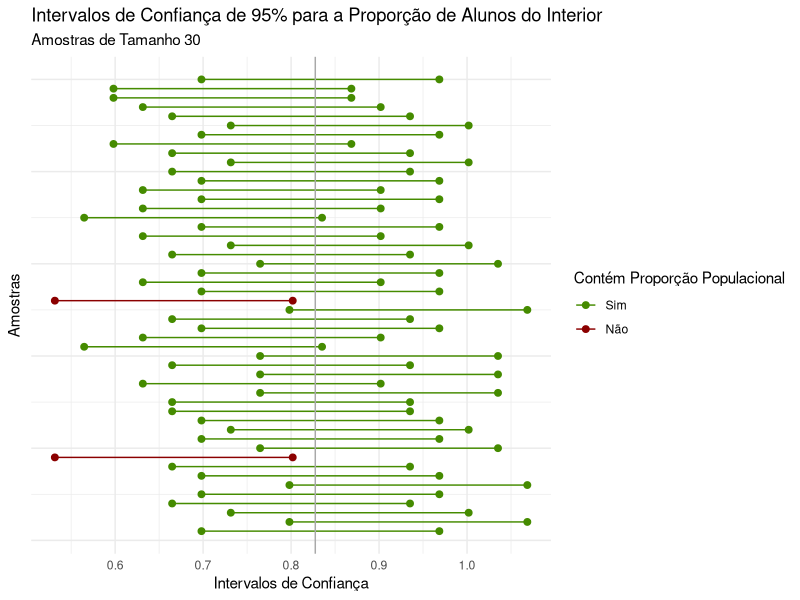
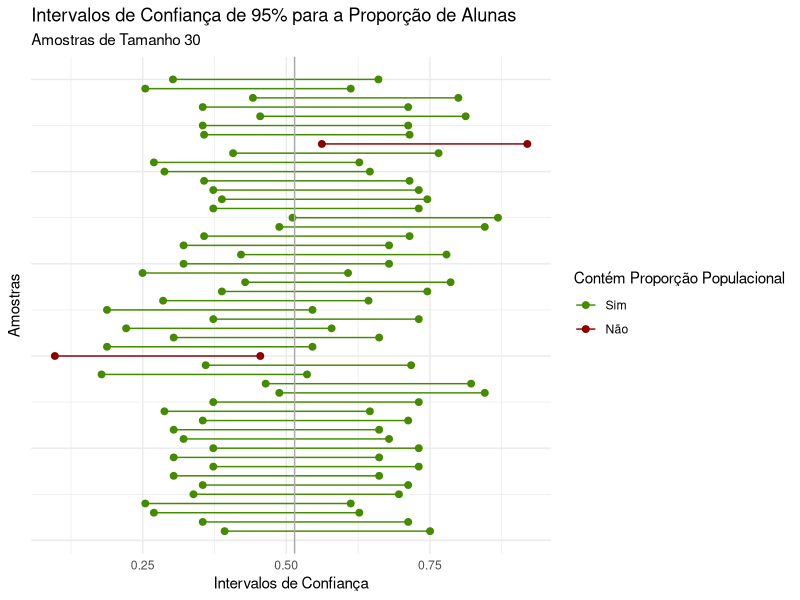
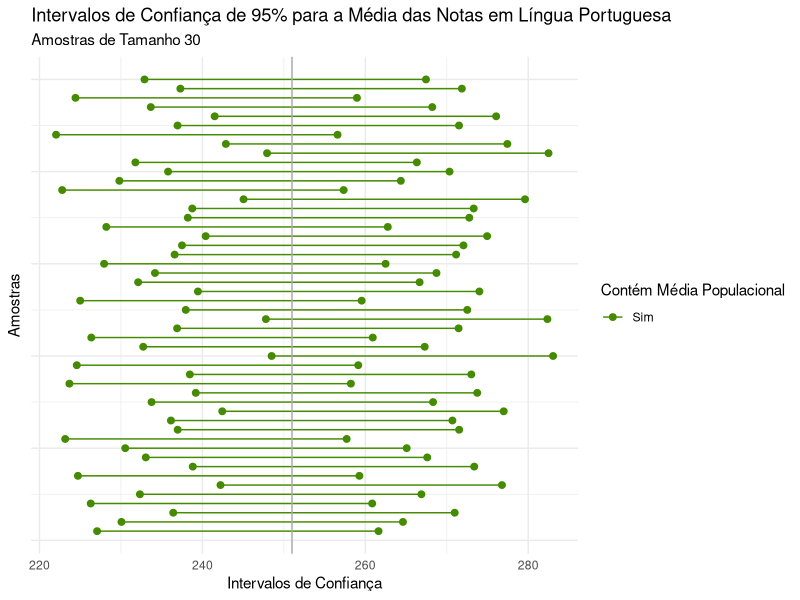
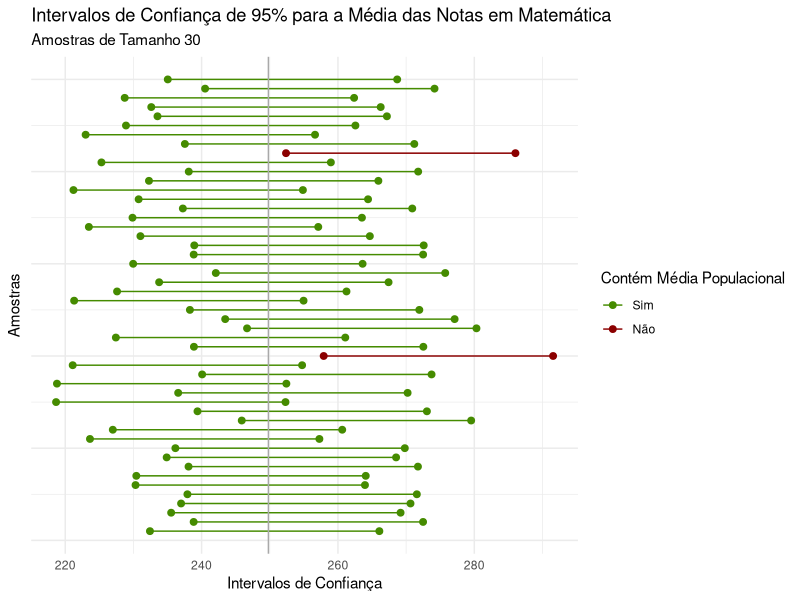
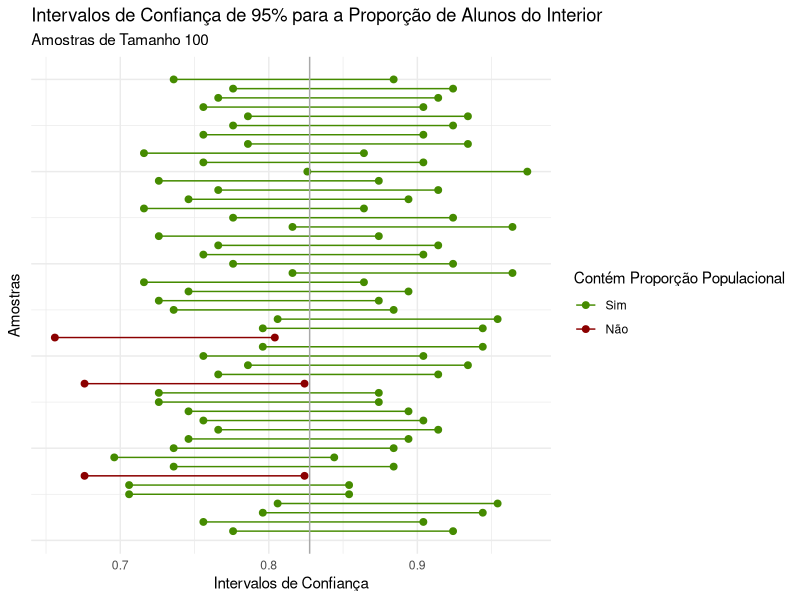
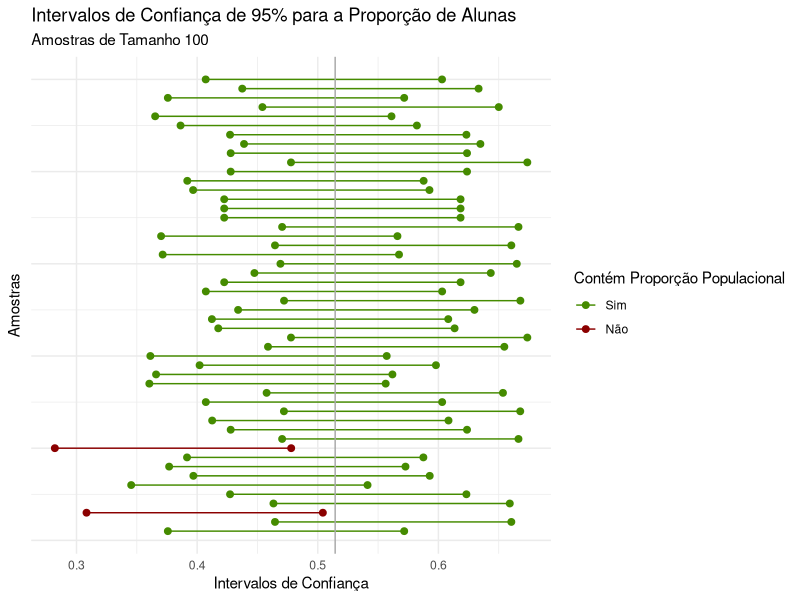
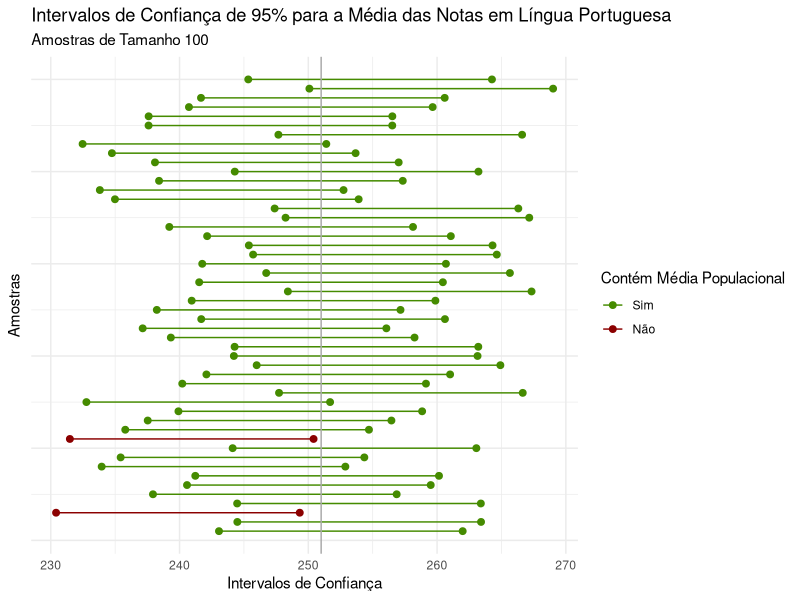
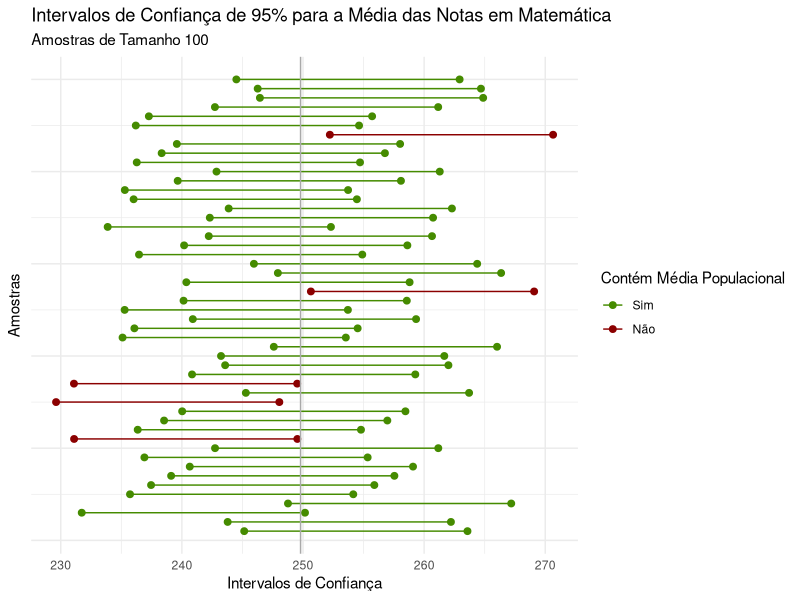

The R source for these figures, in order:
## ---- chunk 1
knitr::opts_chunk$set(echo = TRUE)
## ---- chunk 2
#Importando o arquivo de dados
setwd("~/Me2/atividade_2")
saeb <- read.csv("saeb.csv", encoding="UTF-8")
## ---- chunk 3
#Carregando bibliotecas
library(dplyr)
library(ggplot2)
## ---- chunk 4
#Extraindo 50 amostras de tamanho 30
set.seed(0)
amostras_30 <- list()
for (i in 1:50){
  amostras_30[[i]] <- saeb[sample(2000, 30), ]
}
## ---- chunk 5
#Extraindo 50 amostras de tamanho 100
set.seed(100)
amostras_100 <- list()
for (i in 1:50){
  amostras_100[[i]] <- saeb[sample(2000, 100), ]
}
## ---- chunk 6
#Olhando para os parâmetros
table(saeb$AREA)
p_interior <- 1655/2000
print(p_interior)

table(saeb$SEXO)
p_alunas <- 999/1942
print(p_alunas)

media_pt <- mean(saeb$NOTA_LP)
dp_pt <- sd(saeb$NOTA_LP)
print(media_pt)
print(dp_pt)

media_mat <- mean(saeb$NOTA_MT)
dp_mat <- sd(saeb$NOTA_MT)
print(media_mat)
print(dp_mat)
## ---- chunk 7
#Calculando estimadores pontuais para as amostras de tamanho 30
lista_p_interior_30 <- list()
for (i in 1:50){
  prop <- prop.table(table(amostras_30[[i]]$AREA))
  lista_p_interior_30[[i]] <- prop[2]
}

lista_p_alunas_30 <- list()
for (i in 1:50){
  prop <- prop.table(table(amostras_30[[i]]$SEXO))
  lista_p_alunas_30[[i]] <- prop[1]
}

lista_media_pt_30 <- list()
for (i in 1:50){
  lista_media_pt_30[[i]] <- mean(amostras_30[[i]]$NOTA_LP)
}

lista_media_mat_30 <- list()
for (i in 1:50){
  lista_media_mat_30[[i]] <- mean(amostras_30[[i]]$NOTA_MT)
}
## ---- chunk 8
#Montando IC's para a proporção de alunos do interior nas amostras de tamanho 30
z <- 1.96
l_p_interior_30 <- list()
for (i in 1:50){
  l_p_interior_30[[i]] <- lista_p_interior_30[[i]] - z*sqrt(p_interior*(1-p_interior)/30)
}
u_p_interior_30 <- list()
for (i in 1:50){
  u_p_interior_30[[i]] <- lista_p_interior_30[[i]] + z*sqrt(p_interior*(1-p_interior)/30)
}
ic_p_interior_30 <- data.frame(prop=as.numeric(lista_p_interior_30), l=as.numeric(l_p_interior_30), 
                               u=as.numeric(u_p_interior_30))
ic_p_interior_30 <- ic_p_interior_30%>%
  mutate(contem=ifelse(l<p_interior & u>p_interior, "Sim", "Não"))

## ---- chunk 9
#Montando IC's para a proporção de alunas nas amostras de tamanho 30
l_p_alunas_30 <- list()
for (i in 1:50){
  l_p_alunas_30[[i]] <- lista_p_alunas_30[[i]] - z*sqrt(p_alunas*(1-p_alunas)/30)
}
u_p_alunas_30 <- list()
for (i in 1:50){
  u_p_alunas_30[[i]] <- lista_p_alunas_30[[i]] + z*sqrt(p_alunas*(1-p_alunas)/30)
}
ic_p_alunas_30 <- data.frame(prop=as.numeric(lista_p_alunas_30), l=as.numeric(l_p_alunas_30), 
                               u=as.numeric(u_p_alunas_30))
ic_p_alunas_30 <- ic_p_alunas_30%>%
  mutate(contem=ifelse(l<p_alunas & u>p_alunas, "Sim", "Não"))
## ---- chunk 10
#Montando IC's para a média das notas de português nas amostras de tamanho 30
l_media_pt_30 <- list()
for (i in 1:50){
  l_media_pt_30[[i]] <- lista_media_pt_30[[i]] - z*dp_pt/sqrt(30)
}
u_media_pt_30 <- list()
for (i in 1:50){
  u_media_pt_30[[i]] <- lista_media_pt_30[[i]] + z*dp_pt/sqrt(30)
}
ic_media_pt_30 <- data.frame(prop=as.numeric(lista_media_pt_30), l=as.numeric(l_media_pt_30), 
                               u=as.numeric(u_media_pt_30))
ic_media_pt_30 <- ic_media_pt_30%>%
  mutate(contem=ifelse(l<media_pt & u>media_pt, "Sim", "Não"))
## ---- chunk 11
#Montando IC's para a média das notas de matemática nas amostras de tamanho 30
l_media_mat_30 <- list()
for (i in 1:50){
  l_media_mat_30[[i]] <- lista_media_mat_30[[i]] - z*dp_mat/sqrt(30)
}
u_media_mat_30 <- list()
for (i in 1:50){
  u_media_mat_30[[i]] <- lista_media_mat_30[[i]] + z*dp_mat/sqrt(30)
}
ic_media_mat_30 <- data.frame(prop=as.numeric(lista_media_mat_30), l=as.numeric(l_media_mat_30), 
                             u=as.numeric(u_media_mat_30))
ic_media_mat_30 <- ic_media_mat_30%>%
  mutate(contem=ifelse(l<media_mat & u>media_mat, "Sim", "Não"))
## ---- chunk 12
#Calculando estimadores pontuais para as amostras de tamanho 100
lista_p_interior_100 <- list()
for (i in 1:50){
  prop <- prop.table(table(amostras_100[[i]]$AREA))
  lista_p_interior_100[[i]] <- prop[2]
}

lista_p_alunas_100 <- list()
for (i in 1:50){
  prop <- prop.table(table(amostras_100[[i]]$SEXO))
  lista_p_alunas_100[[i]] <- prop[1]
}

lista_media_pt_100 <- list()
for (i in 1:50){
  lista_media_pt_100[[i]] <- mean(amostras_100[[i]]$NOTA_LP)
}

lista_media_mat_100 <- list()
for (i in 1:50){
  lista_media_mat_100[[i]] <- mean(amostras_100[[i]]$NOTA_MT)
}
## ---- chunk 13
#Montando IC's para a proporção de alunos do interior nas amostras de tamanho 100
l_p_interior_100 <- list()
for (i in 1:50){
  l_p_interior_100[[i]] <- lista_p_interior_100[[i]] - z*sqrt(p_interior*(1-p_interior)/100)
}
u_p_interior_100 <- list()
for (i in 1:50){
  u_p_interior_100[[i]] <- lista_p_interior_100[[i]] + z*sqrt(p_interior*(1-p_interior)/100)
}
ic_p_interior_100 <- data.frame(prop=as.numeric(lista_p_interior_100), l=as.numeric(l_p_interior_100), 
                               u=as.numeric(u_p_interior_100))
ic_p_interior_100 <- ic_p_interior_100%>%
  mutate(contem=ifelse(l<p_interior & u>p_interior, "Sim", "Não"))
## ---- chunk 14
#Montando IC's para a proporção de alunas nas amostras de tamanho 100
l_p_alunas_100 <- list()
for (i in 1:50){
  l_p_alunas_100[[i]] <- lista_p_alunas_100[[i]] - z*sqrt(p_alunas*(1-p_alunas)/100)
}
u_p_alunas_100 <- list()
for (i in 1:50){
  u_p_alunas_100[[i]] <- lista_p_alunas_100[[i]] + z*sqrt(p_alunas*(1-p_alunas)/100)
}
ic_p_alunas_100 <- data.frame(prop=as.numeric(lista_p_alunas_100), l=as.numeric(l_p_alunas_100), 
                             u=as.numeric(u_p_alunas_100))
ic_p_alunas_100 <- ic_p_alunas_100%>%
  mutate(contem=ifelse(l<p_alunas & u>p_alunas, "Sim", "Não"))
## ---- chunk 15
#Montando IC's para a média das notas de português nas amostras de tamanho 100
l_media_pt_100 <- list()
for (i in 1:50){
  l_media_pt_100[[i]] <- lista_media_pt_100[[i]] - z*dp_pt/sqrt(100)
}
u_media_pt_100 <- list()
for (i in 1:50){
  u_media_pt_100[[i]] <- lista_media_pt_100[[i]] + z*dp_pt/sqrt(100)
}
ic_media_pt_100 <- data.frame(prop=as.numeric(lista_media_pt_100), l=as.numeric(l_media_pt_100), 
                             u=as.numeric(u_media_pt_100))
ic_media_pt_100 <- ic_media_pt_100%>%
  mutate(contem=ifelse(l<media_pt & u>media_pt, "Sim", "Não"))
## ---- chunk 16
#Montando IC's para a média das notas de matemática nas amostras de tamanho 100
l_media_mat_100 <- list()
for (i in 1:50){
  l_media_mat_100[[i]] <- lista_media_mat_100[[i]] - z*dp_mat/sqrt(100)
}
u_media_mat_100 <- list()
for (i in 1:50){
  u_media_mat_100[[i]] <- lista_media_mat_100[[i]] + z*dp_mat/sqrt(100)
}
ic_media_mat_100 <- data.frame(prop=as.numeric(lista_media_mat_100), l=as.numeric(l_media_mat_100), 
                              u=as.numeric(u_media_mat_100))
ic_media_mat_100 <- ic_media_mat_100%>%
  mutate(contem=ifelse(l<media_mat & u>media_mat, "Sim", "Não"))
## ---- chunk 17
#Gráfico IC's para proporção de alunos no interior nas amostras de tamanho 30
ic_p_interior_30_g <- data.frame(id = c(1:50, 1:50),
                      limites = c(ic_p_interior_30$l, ic_p_interior_30$u),
                      contem = c(ic_p_interior_30$contem, ic_p_interior_30$contem))
ggplot(ic_p_interior_30_g, aes(limites, id, group = id, color = contem)) +
  geom_point(size=2) +
  geom_line() +
  geom_vline(xintercept = p_interior, color='darkgray')+
  theme_minimal()+
  theme(axis.text.y=element_blank())+
  ggtitle('Intervalos de Confiança de 95% para a Proporção de Alunos do Interior',
          subtitle='Amostras de Tamanho 30')+
  xlab('Intervalos de Confiança')+
  ylab('Amostras')+
  guides(color=guide_legend(reverse=TRUE))+
  scale_color_manual(name="Contém Proporção Populacional", values=c('darkred', 'chartreuse4'))
## ---- chunk 18
#Gráfico IC's para proporção de alunas nas amostras de tamanho 30
ic_p_alunas_30_g <- data.frame(id = c(1:50, 1:50),
                                 limites = c(ic_p_alunas_30$l, ic_p_alunas_30$u),
                                 contem = c(ic_p_alunas_30$contem, ic_p_alunas_30$contem))
ggplot(ic_p_alunas_30_g, aes(limites, id, group = id, color = contem)) +
  geom_point(size=2) +
  geom_line() +
  geom_vline(xintercept = p_alunas, color='darkgray')+
  theme_minimal()+
  theme(axis.text.y=element_blank())+
  ggtitle('Intervalos de Confiança de 95% para a Proporção de Alunas',
          subtitle='Amostras de Tamanho 30')+
  xlab('Intervalos de Confiança')+
  ylab('Amostras')+
  guides(color=guide_legend(reverse=TRUE))+
  scale_color_manual(name="Contém Proporção Populacional", values=c('darkred', 'chartreuse4'))
## ---- chunk 19
#Gráfico IC's para média das notas de português nas amostras de tamanho 30
ic_media_pt_30_g <- data.frame(id = c(1:50, 1:50),
                                 limites = c(ic_media_pt_30$l, ic_media_pt_30$u),
                                 contem = c(ic_media_pt_30$contem, ic_media_pt_30$contem))
ggplot(ic_media_pt_30_g, aes(limites, id, group = id, color = contem)) +
  geom_point(size=2) +
  geom_line() +
  geom_vline(xintercept = media_pt, color='darkgray')+
  theme_minimal()+
  theme(axis.text.y=element_blank())+
  ggtitle('Intervalos de Confiança de 95% para a Média das Notas em Língua Portuguesa',
          subtitle='Amostras de Tamanho 30')+
  xlab('Intervalos de Confiança')+
  ylab('Amostras')+
  guides(color=guide_legend(reverse=TRUE))+
  scale_color_manual(name="Contém Média Populacional", values=c('chartreuse4'))
## ---- chunk 20
#Gráfico IC's para média das notas de matemática nas amostras de tamanho 30
ic_media_mat_30_g <- data.frame(id = c(1:50, 1:50),
                               limites = c(ic_media_mat_30$l, ic_media_mat_30$u),
                               contem = c(ic_media_mat_30$contem, ic_media_mat_30$contem))
ggplot(ic_media_mat_30_g, aes(limites, id, group = id, color = contem)) +
  geom_point(size=2) +
  geom_line() +
  geom_vline(xintercept = media_mat, color='darkgray')+
  theme_minimal()+
  theme(axis.text.y=element_blank())+
  ggtitle('Intervalos de Confiança de 95% para a Média das Notas em Matemática',
          subtitle='Amostras de Tamanho 30')+
  xlab('Intervalos de Confiança')+
  ylab('Amostras')+
  guides(color=guide_legend(reverse=TRUE))+
  scale_color_manual(name="Contém Média Populacional", values=c('darkred', 'chartreuse4'))
## ---- chunk 21
#Gráfico IC's para proporção de alunos no interior nas amostras de tamanho 100
ic_p_interior_100_g <- data.frame(id = c(1:50, 1:50),
                                 limites = c(ic_p_interior_100$l, ic_p_interior_100$u),
                                 contem = c(ic_p_interior_100$contem, ic_p_interior_100$contem))
ggplot(ic_p_interior_100_g, aes(limites, id, group = id, color = contem)) +
  geom_point(size=2) +
  geom_line() +
  geom_vline(xintercept = p_interior, color='darkgray')+
  theme_minimal()+
  theme(axis.text.y=element_blank())+
  ggtitle('Intervalos de Confiança de 95% para a Proporção de Alunos do Interior',
          subtitle='Amostras de Tamanho 100')+
  xlab('Intervalos de Confiança')+
  ylab('Amostras')+
  guides(color=guide_legend(reverse=TRUE))+
  scale_color_manual(name="Contém Proporção Populacional", values=c('darkred', 'chartreuse4'))
## ---- chunk 22
#Gráfico IC's para proporção de alunas nas amostras de tamanho 100
ic_p_alunas_100_g <- data.frame(id = c(1:50, 1:50),
                               limites = c(ic_p_alunas_100$l, ic_p_alunas_100$u),
                               contem = c(ic_p_alunas_100$contem, ic_p_alunas_100$contem))
ggplot(ic_p_alunas_100_g, aes(limites, id, group = id, color = contem)) +
  geom_point(size=2) +
  geom_line() +
  geom_vline(xintercept = p_alunas, color='darkgray')+
  theme_minimal()+
  theme(axis.text.y=element_blank())+
  ggtitle('Intervalos de Confiança de 95% para a Proporção de Alunas',
          subtitle='Amostras de Tamanho 100')+
  xlab('Intervalos de Confiança')+
  ylab('Amostras')+
  guides(color=guide_legend(reverse=TRUE))+
  scale_color_manual(name="Contém Proporção Populacional", values=c('darkred', 'chartreuse4'))

## ---- chunk 23
#Gráfico IC's para média das notas de português nas amostras de tamanho 100
ic_media_pt_100_g <- data.frame(id = c(1:50, 1:50),
                               limites = c(ic_media_pt_100$l, ic_media_pt_100$u),
                               contem = c(ic_media_pt_100$contem, ic_media_pt_100$contem))
ggplot(ic_media_pt_100_g, aes(limites, id, group = id, color = contem)) +
  geom_point(size=2) +
  geom_line() +
  geom_vline(xintercept = media_pt, color='darkgray')+
  theme_minimal()+
  theme(axis.text.y=element_blank())+
  ggtitle('Intervalos de Confiança de 95% para a Média das Notas em Língua Portuguesa',
          subtitle='Amostras de Tamanho 100')+
  xlab('Intervalos de Confiança')+
  ylab('Amostras')+
  guides(color=guide_legend(reverse=TRUE))+
  scale_color_manual(name="Contém Média Populacional", values=c('darkred', 'chartreuse4'))
## ---- chunk 24
#Gráfico IC's para média das notas de matemática nas amostras de tamanho 100
ic_media_mat_100_g <- data.frame(id = c(1:50, 1:50),
                                limites = c(ic_media_mat_100$l, ic_media_mat_100$u),
                                contem = c(ic_media_mat_100$contem, ic_media_mat_100$contem))
ggplot(ic_media_mat_100_g, aes(limites, id, group = id, color = contem)) +
  geom_point(size=2) +
  geom_line() +
  geom_vline(xintercept = media_mat, color='darkgray')+
  theme_minimal()+
  theme(axis.text.y=element_blank())+
  ggtitle('Intervalos de Confiança de 95% para a Média das Notas em Matemática',
          subtitle='Amostras de Tamanho 100')+
  xlab('Intervalos de Confiança')+
  ylab('Amostras')+
  guides(color=guide_legend(reverse=TRUE))+
  scale_color_manual(name="Contém Média Populacional", values=c('darkred', 'chartreuse4'))
